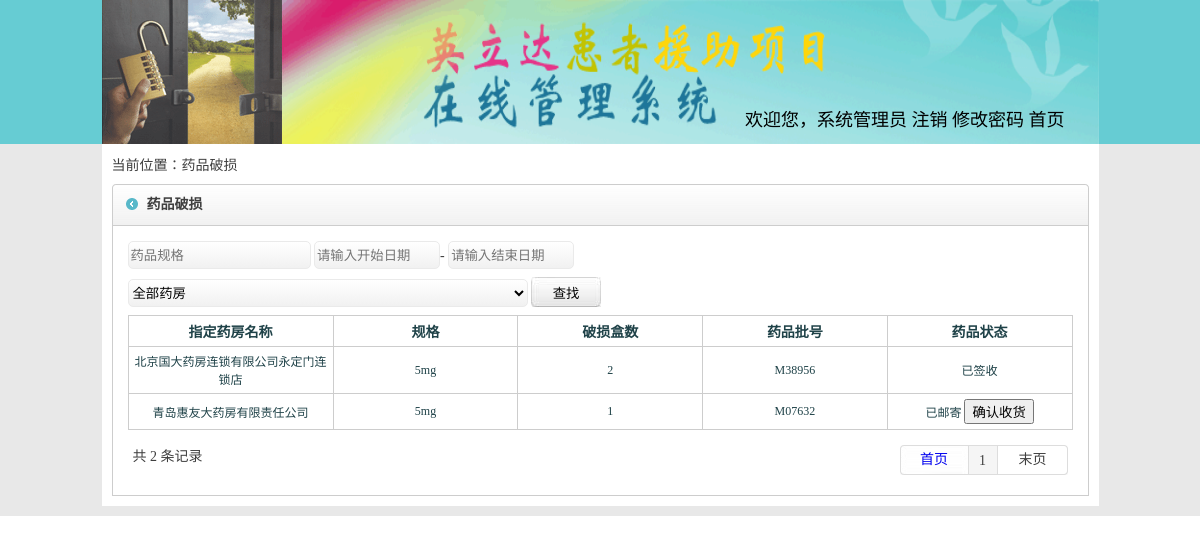
The app's page /cfcyppsgl.php (signed in) with its own data.
### tables this page shows
CREATE TABLE `psyp` (
  `id` int(11) NOT NULL,
  `yshxm` varchar(100) DEFAULT NULL,
  `yfmch` varchar(255) DEFAULT NULL COMMENT '药房名称',
  `ypgg` varchar(100) DEFAULT NULL,
  `pshsh` varchar(100) DEFAULT NULL,
  `pihao` varchar(100) DEFAULT NULL,
  `state` varchar(100) DEFAULT '1' COMMENT '（默认1 在药房、2打包后变为已邮寄、3项目办签收变为已签收)',
  `createDate` varchar(100) DEFAULT NULL
);

CREATE TABLE `kfrk` (
  `id` int(21) NOT NULL,
  `ph` varchar(100) DEFAULT NULL,
  `yxrqzh` varchar(100) DEFAULT NULL,
  `zhwmch` varchar(100) DEFAULT NULL,
  `ywmch` varchar(100) DEFAULT NULL,
  `bjdw` varchar(100) DEFAULT NULL,
  `zht` varchar(100) DEFAULT NULL,
  `jpbh` varchar(100) DEFAULT NULL,
  `shchdwchd` varchar(100) DEFAULT NULL,
  `shyrq` varchar(100) DEFAULT NULL,
  `zhczhh` varchar(100) DEFAULT NULL,
  `jymd` varchar(100) DEFAULT NULL,
  `bjshl` varchar(100) DEFAULT NULL,
  `gg` varchar(100) DEFAULT NULL,
  `jxxh` varchar(100) DEFAULT NULL,
  `pjh` varchar(100) DEFAULT NULL,
  `hth` varchar(100) DEFAULT NULL,
  `bzhgg` varchar(100) DEFAULT NULL,
  `jlshjch` varchar(100) DEFAULT NULL
);

### cfcyppsgl.php (the view, shortened to what this page needs)
<?php session_start();
$pagesize = 10;
$html_title = "药品破损";
include('spap_head.php');
?>
<div class="main">
    <div class="insmain">
        <div class="thislink">当前位置：<a href="yppsgl.php"><?php echo $html_title; ?></a></div>
        <div class="inwrap flt top">
            <div class="title w977 flt">
                <strong><?php echo $html_title; ?></strong>
            </div>
            <div class="incontact w955 flt">
                <table width="100%" border="0" cellspacing="0" cellpadding="5">
                    <tr>
                        <td>
                            <div class="insinsins" style="width:100%;">
                                <span>
                                    <input type="text" id="Guanjianci" name="Guanjianci"
                                           value="<?php echo $_GET[guanjianci]; ?>" placeholder="药品规格"
                                           class="grd-white"/>
                                    <input type="text" id="KaishiRiqi" name="KaishiRiqi" readonly="readonly"
                                           placeholder="请输入开始日期" size="12" value=""
                                           class="grd-white" style="width:120px"/>-
                                    <input type="text" id="JiezhiRiqi" name="JiezhiRiqi" readonly="readonly"
                                           placeholder="请输入结束日期" size="12" value="" class="grd-white"
                                           style="width:120px"/>
                                </span>
                            </div>
                            <div class="insinsins">
                                <span>
                                    <select id="YaoFangId" name="YaoFangId" style="width:400px;" class="grd-white2">
                                        <?php
                                        if ($_GET[yf] == "") {
                                            ?>
                                            <option selected="selected" value="">全部药房</option>
                                        <?php
                                        } else {
                                            ?>
                                            <option selected="selected"
                                                    value="<?php echo $_GET[yf]; ?>"><?php echo $_GET[yf]; ?></option>
                                            <option value="">全部药房</option>
                                        <?php
                                        }
                                        ?>
                                    </select>
                                    <input type="button" value="查找" onclick="chazhao();" class="uusub2"/>
                                </span>
                            </div>
            </div>
            <table width="100%" border="0" cellpadding="5" cellspacing="1" bgcolor="#cdcdcd">
                <tr style="color:#1f4248; font-weight:bold; height:30px;">
                    <td width="10%" align="center" bgcolor="#FFFFFF">指定药房名称</td>
                    <td width="9%" align="center" bgcolor="#FFFFFF">规格</td>
                    <td width="9%" align="center" bgcolor="#FFFFFF">破损盒数</td>
                    <td width="9%" align="center" bgcolor="#FFFFFF">药品批号</td>
                    <td width="9%" align="center" bgcolor="#FFFFFF">药品状态</td>
                </tr>
                <?php
                $sql = "SELECT * FROM `psyp`";
                $sql .= " order by id DESC limit $page $pagesize ";
                $Query_ID = mysql_query($sql);
                while ($Record = mysql_fetch_array($Query_ID)) {
                    echo "<tr style=\"color:#1f4248;  font-size:12px;\">";
                    echo "<td align=\"center\" bgcolor=\"#FFFFFF\">" . $Record[2] . "</td>";
                    echo "<td align=\"center\" bgcolor=\"#FFFFFF\">";
                    echo $Record[3];
                    echo "</td>";
                    echo "<td align=\"center\" bgcolor=\"#FFFFFF\">";
                    echo $Record[4];
                    echo "</td>";
                    echo "<td align=\"center\" bgcolor=\"#FFFFFF\">";
                    if(!is_numeric($Record[5]) ){
                    	echo $Record[5];
                    }else{
                    	$ph1sql = "select id,ph from `kfrk` where id = ".$Record[5];
                    	$ph1Query_ID = mysql_query($ph1sql);
                    	while ($ph1Record = mysql_fetch_array($ph1Query_ID)) {
                    		echo $ph1Record['1'];
                    	}
                    }
                    echo "</td>";
                    echo "<td align=\"center\" bgcolor=\"#FFFFFF\">";
                    if ($Record[6] != "") {
                        if ($Record[6] == "1") {
                            echo "在药房";
                        } else if ($Record[6] == "2") {
                            echo "已邮寄" . " <input type='button' value='确认收货' onclick='qianshou(".$Record[0].")' />";
                        } else if ($Record[6] == "3") {
                            echo "已签收";
                        }
                    } else {
                        echo "无";
                    }
                    echo "</td>";
                    echo "</tr>";
                }
                ?>
            </table>
            <table width="100%" border="0" cellspacing="0" cellpadding="5" class="top">
                <tr>
                    <td>
                        <?php
                        include('pagefy.php');
                        ?>
                    </td>
                </tr>
            </table>
        </div>
    </div>
</div>
</body>
</html>

### style/style.css (style rules this page uses)
.wrap .main { width:997px; margin:0 auto; }
.wrap .main .insmain { width:977px; margin:0 auto; color:#3f3f3f; height:auto; float:left; padding:10px; background:#ffffff; margin-bottom:10px; }
.w977 { width:977px; }
.w955 { width:955px; }
.flt { float:left; }
.wrap .main .insmain .thislink a { color:#3f3f3f; }
.wrap .main .insmain .inwrap { width:977px; }
.top { margin-top:10px; }
.wrap .main .insmain .inwrap .title { background:url(../images/main_title_bg.gif) right top no-repeat; height:42px; vertical-align:middle; line-height:42px; }
.wrap .main .insmain .inwrap .title strong { width:auto; float:left; padding-left:35px; background:url(../images/main_title_bg.gif) left top no-repeat; }
.wrap .main .insmain .inwrap .incontact { border-left:1px #cdcdcd solid; border-right:1px #cdcdcd solid; padding:10px; border-bottom:1px #cdcdcd solid; }
.wrap .main .insmain .inwrap .incontact .insinsins { width:auto; float:left; height:auto; margin-bottom:8px; margin-right:10px; }
.wrap .main .insmain .inwrap .incontact .insinsins span { line-height:24px; vertical-align:middle; float:left; }
.grd-white { background: #ffffff; height:24px; background: -moz-linear-gradient(top, #ffffff 0%, #f1f1f1 100%); background: -webkit-gradient(linear, left top, left bottom, color-stop(0%,#ffffff), color-stop(100%,#f1f1f1)); background: -webkit-linear-gradient(top, #ffffff 0%,#f1f1f1 100%); background: -o-linear-gradient(top, #ffffff 0%,#f1f1f1 100%); background: -ms-linear-gradient(top, #ffffff 0%,#f1f1f1 100%); background: linear-gradient(to bottom, #ffffff 0%,#f1f1f1 100%); filter: progid:DXImageTransform.Microsoft.gradient( startColorstr='#ffffff', endColorstr='#f1f1f1',GradientType=0 ); border: 1px solid #eaeaea; border-radius: 5px; }
.grd-white2 { background: #ffffff; height:28px; background: -moz-linear-gradient(top, #ffffff 0%, #f1f1f1 100%); background: -webkit-gradient(linear, left top, left bottom, color-stop(0%,#ffffff), color-stop(100%,#f1f1f1)); background: -webkit-linear-gradient(top, #ffffff 0%,#f1f1f1 100%); background: -o-linear-gradient(top, #ffffff 0%,#f1f1f1 100%); background: -ms-linear-gradient(top, #ffffff 0%,#f1f1f1 100%); background: linear-gradient(to bottom, #ffffff 0%,#f1f1f1 100%); filter: progid:DXImageTransform.Microsoft.gradient( startColorstr='#ffffff', endColorstr='#f1f1f1',GradientType=0 ); border: 1px solid #eaeaea; border-radius: 5px; }
.uusub2 { background:url(../images/sub02.jpg) top left no-repeat; width:70px; height:30px; border:0px; }

### style/master.css (style rules this page uses)
body { margin-left: 0px; margin-top: 0px; margin-right: 0px; margin-bottom: 0px; }
a:link { text-decoration: none; }

### records on screen
psyp: yfmch "北京国大药房连锁有限公司永定门连锁店", ypgg "5mg", pshsh "2", state "已签收"
kfrk: ph "M38956"
psyp: yfmch "青岛惠友大药房有限责任公司", ypgg "5mg", pshsh "1"
kfrk: ph "M07632"

### other values on screen
$_SESSION[yhname] "系统管理员"
$html_title "药品破损"
$num "2"
